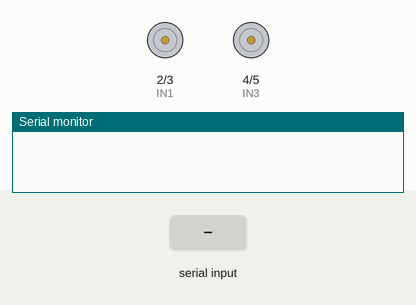
Recording of a sketch running on a simulated Arduino Uno, built with avr-gcc and run on an emulated ATmega328P. Shown: motor-driver pin pairs drawn as motors (green arrow = first pin HIGH = forward, orange = second pin HIGH = backward, longer = more drive, scaled by the enable pin), the last lines printed to the serial monitor. The test bench sets the inputs (shaded band).

Above: at 1.2 s.
1.3 s: "3\n" received over Serial
At 2.3 s:
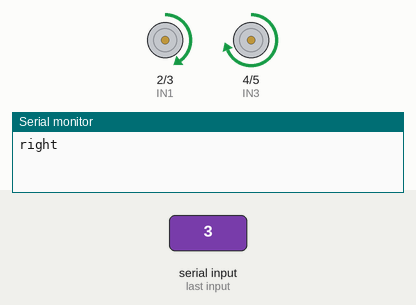
2.8 s: "2\n" received over Serial
At 3.4 s:
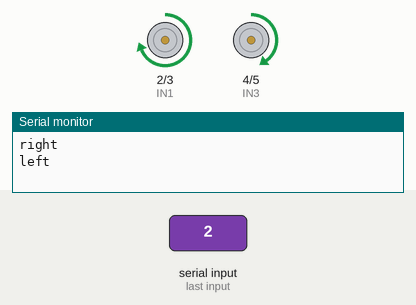
4.3 s: "1\n" received over Serial
At 4.6 s:
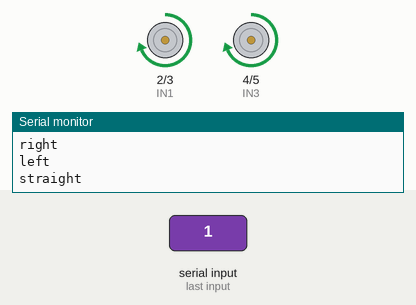
5.8 s: "0\n" received over Serial
At 6.9 s:
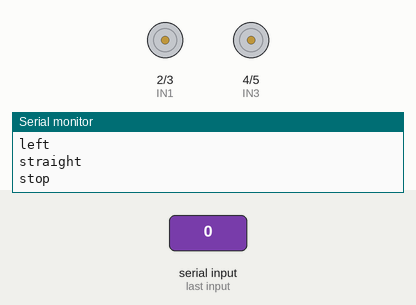
Timing chart, 0 to 8.3 s (numbered marks = the images above; inputs shaded):
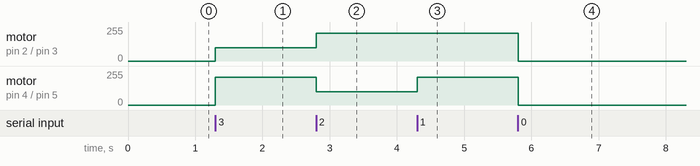

Measured:
- after the input at 1.3 s, motor on pin 2 (IN1) / pin 3 (IN2): stopped → forward 100/255 at once; motor on pin 4 (IN3) / pin 5 (IN4): stopped → forward 210/255 at once
- after the input at 2.8 s, motor on pin 2 (IN1) / pin 3 (IN2): forward 100/255 → forward 210/255 at once; motor on pin 4 (IN3) / pin 5 (IN4): forward 210/255 → forward 100/255 at once
- after the input at 4.3 s, motor on pin 4 (IN3) / pin 5 (IN4): forward 100/255 → forward 210/255 at once
- after the input at 5.8 s, motor on pin 2 (IN1) / pin 3 (IN2), motor on pin 4 (IN3) / pin 5 (IN4): forward 210/255 → stopped at once

The sketch:

car_motor_controller.ino
```cpp
//Pin numbers definition
const int IN1 = 2;
const int IN2 = 3;
const int IN3 = 4;
const int IN4 = 5;
// Right Motor
const int ENA = 9;
// Left Motor
const int ENB = 10;

String input;

void setup() {
  pinMode(IN1, OUTPUT);
  pinMode(IN2, OUTPUT);
  pinMode(IN3, OUTPUT);
  pinMode(IN4, OUTPUT);
  pinMode(ENA, OUTPUT);
  pinMode(ENB, OUTPUT);

  Serial.begin(9600);
  Serial.setTimeout(.1);
}

// straight command - both wheels at full speed
void forward() {
  analogWrite(ENA, 210);
  analogWrite(ENB, 210);
  digitalWrite(IN1, HIGH);
  digitalWrite(IN2, LOW);
  digitalWrite(IN3, HIGH);
  digitalWrite(IN4, LOW);
}

// right command - slow right hand motor, left motor continues at full speed
void right() {
  analogWrite(ENA, 100);
  analogWrite(ENB, 210);
  digitalWrite(IN1, HIGH);
  digitalWrite(IN2, LOW);
  digitalWrite(IN3, HIGH);
  digitalWrite(IN4, LOW);
}

// right command - slow left hand motor, right motor continues at full speed
void left() {
  analogWrite(ENA, 210);
  analogWrite(ENB, 100);
  digitalWrite(IN1, HIGH);
  digitalWrite(IN2, LOW);
  digitalWrite(IN3, HIGH);
  digitalWrite(IN4, LOW);
}

// stop - both wheels given 0 rpms
void stop() {
    analogWrite(ENA, 0);
    analogWrite(ENB, 0);
    digitalWrite(IN1, LOW);
    digitalWrite(IN2, LOW);
    digitalWrite(IN3, LOW);
    digitalWrite(IN4, LOW);
}

void loop() {
  if(Serial.available()) {

    input = Serial.readStringUntil('\n');
    input.trim();
    String direction;

    if(input.equals("3")) {
      right();
      delay(100);
      direction = "right";
    } else if(input.equals("2")) {
      left();
      delay(100);
      direction = "left";
    } else if(input.equals("1")) {
      direction = "straight";
      forward();
      delay(100);
    } else if(input.equals("0")) {
      direction = "stop";
      stop();
    }

    // send command from Arduino back to processor for confirmation
    Serial.println(direction);
  }

}
```
